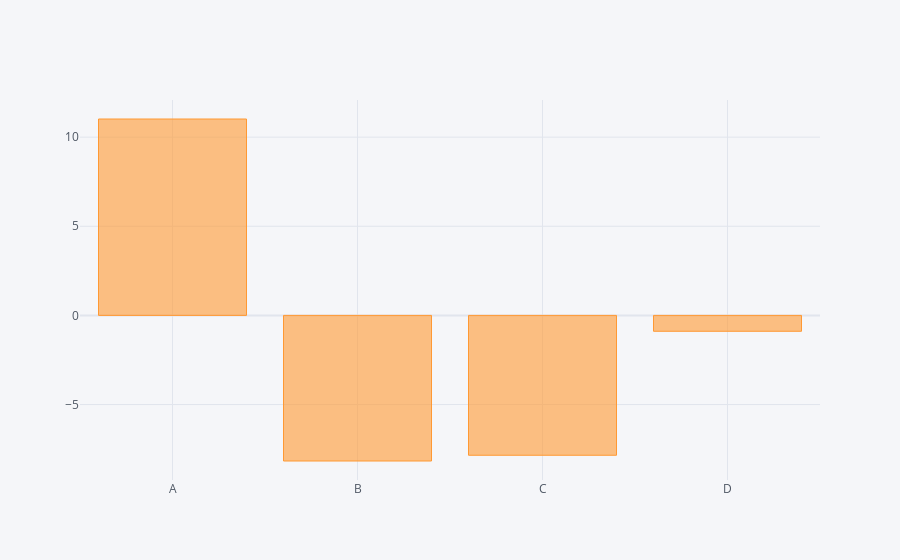

The code cell stored with this chart in its notebook:
### Code cell
df.sum().iplot(kind='bar')

### Figure 1 — Plotly figure (JSON) as saved in the notebook; plotly's stock layout.template omitted (floating-point values rounded to 4 significant figures)
{"data": [{"marker": {"color": "rgba(255, 153, 51, 0.6)", "line": {"color": "rgba(255, 153, 51, 1.0)", "width": 1}}, "name": "None", "orientation": "v", "text": "", "type": "bar", "x": ["A", "B", "C", "D"], "y": [11.02, -8.168, -7.845, -0.8906]}], "layout": {"legend": {"bgcolor": "#F5F6F9", "font": {"color": "#4D5663"}}, "paper_bgcolor": "#F5F6F9", "plot_bgcolor": "#F5F6F9", "title": {"font": {"color": "#4D5663"}}, "xaxis": {"gridcolor": "#E1E5ED", "showgrid": true, "tickfont": {"color": "#4D5663"}, "title": {"font": {"color": "#4D5663"}, "text": ""}, "zerolinecolor": "#E1E5ED"}, "yaxis": {"gridcolor": "#E1E5ED", "showgrid": true, "tickfont": {"color": "#4D5663"}, "title": {"font": {"color": "#4D5663"}, "text": ""}, "zerolinecolor": "#E1E5ED"}}}
